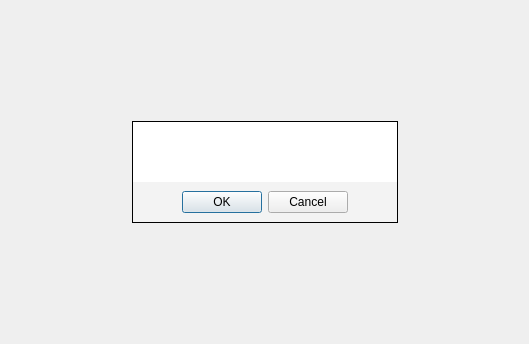
<?xml version="1.0" encoding="UTF-8"?>
<ui version="4.0">
 <class>jsConfirm</class>
 <widget class="QWidget" name="jsConfirm">
  <property name="geometry">
   <rect>
    <x>0</x>
    <y>0</y>
    <width>529</width>
    <height>344</height>
   </rect>
  </property>
  <property name="windowTitle">
   <string notr="true"/>
  </property>
  <layout class="QGridLayout" name="gridLayout">
   <property name="spacing">
    <number>0</number>
   </property>
   <item row="2" column="1">
    <widget class="QFrame" name="frame">
     <property name="styleSheet">
      <string notr="true">#frame {
border: 1px solid  black;
border-bottom: 0px;
background-color: white;
}</string>
     </property>
     <property name="frameShape">
      <enum>QFrame::StyledPanel</enum>
     </property>
     <property name="frameShadow">
      <enum>QFrame::Raised</enum>
     </property>
     <layout class="QHBoxLayout" name="horizontalLayout_2">
      <property name="margin">
       <number>20</number>
      </property>
      <item>
       <spacer name="horizontalSpacer_5">
        <property name="orientation">
         <enum>Qt::Horizontal</enum>
        </property>
        <property name="sizeHint" stdset="0">
         <size>
          <width>20</width>
          <height>20</height>
         </size>
        </property>
       </spacer>
      </item>
      <item>
       <widget class="QLabel" name="message">
        <property name="text">
         <string/>
        </property>
       </widget>
      </item>
      <item>
       <spacer name="horizontalSpacer_6">
        <property name="orientation">
         <enum>Qt::Horizontal</enum>
        </property>
        <property name="sizeHint" stdset="0">
         <size>
          <width>20</width>
          <height>20</height>
         </size>
        </property>
       </spacer>
      </item>
     </layout>
    </widget>
   </item>
   <item row="2" column="0">
    <spacer name="horizontalSpacer">
     <property name="orientation">
      <enum>Qt::Horizontal</enum>
     </property>
     <property name="sizeHint" stdset="0">
      <size>
       <width>40</width>
       <height>20</height>
      </size>
     </property>
    </spacer>
   </item>
   <item row="2" column="2">
    <spacer name="horizontalSpacer_2">
     <property name="orientation">
      <enum>Qt::Horizontal</enum>
     </property>
     <property name="sizeHint" stdset="0">
      <size>
       <width>40</width>
       <height>20</height>
      </size>
     </property>
    </spacer>
   </item>
   <item row="4" column="1">
    <spacer name="verticalSpacer">
     <property name="orientation">
      <enum>Qt::Vertical</enum>
     </property>
     <property name="sizeHint" stdset="0">
      <size>
       <width>20</width>
       <height>40</height>
      </size>
     </property>
    </spacer>
   </item>
   <item row="0" column="1">
    <spacer name="verticalSpacer_2">
     <property name="orientation">
      <enum>Qt::Vertical</enum>
     </property>
     <property name="sizeHint" stdset="0">
      <size>
       <width>20</width>
       <height>40</height>
      </size>
     </property>
    </spacer>
   </item>
   <item row="3" column="1">
    <widget class="QFrame" name="frame_2">
     <property name="styleSheet">
      <string notr="true">#frame_2 {
background-color: #f3f3f3;
border: 1px solid black;
border-top: 0px;
}</string>
     </property>
     <property name="frameShape">
      <enum>QFrame::StyledPanel</enum>
     </property>
     <property name="frameShadow">
      <enum>QFrame::Raised</enum>
     </property>
     <layout class="QHBoxLayout" name="horizontalLayout">
      <property name="spacing">
       <number>0</number>
      </property>
      <item>
       <spacer name="horizontalSpacer_3">
        <property name="orientation">
         <enum>Qt::Horizontal</enum>
        </property>
        <property name="sizeHint" stdset="0">
         <size>
          <width>40</width>
          <height>20</height>
         </size>
        </property>
       </spacer>
      </item>
      <item>
       <widget class="ButtonBox" name="buttonBox">
        <property name="standardButtons">
         <set>QDialogButtonBox::Cancel|QDialogButtonBox::Ok</set>
        </property>
       </widget>
      </item>
      <item>
       <spacer name="horizontalSpacer_4">
        <property name="orientation">
         <enum>Qt::Horizontal</enum>
        </property>
        <property name="sizeHint" stdset="0">
         <size>
          <width>40</width>
          <height>20</height>
         </size>
        </property>
       </spacer>
      </item>
     </layout>
    </widget>
   </item>
  </layout>
 </widget>
 <customwidgets>
  <customwidget>
   <class>ButtonBox</class>
   <extends>QDialogButtonBox</extends>
   <header>buttonbox.h</header>
  </customwidget>
 </customwidgets>
 <resources/>
 <connections/>
</ui>
